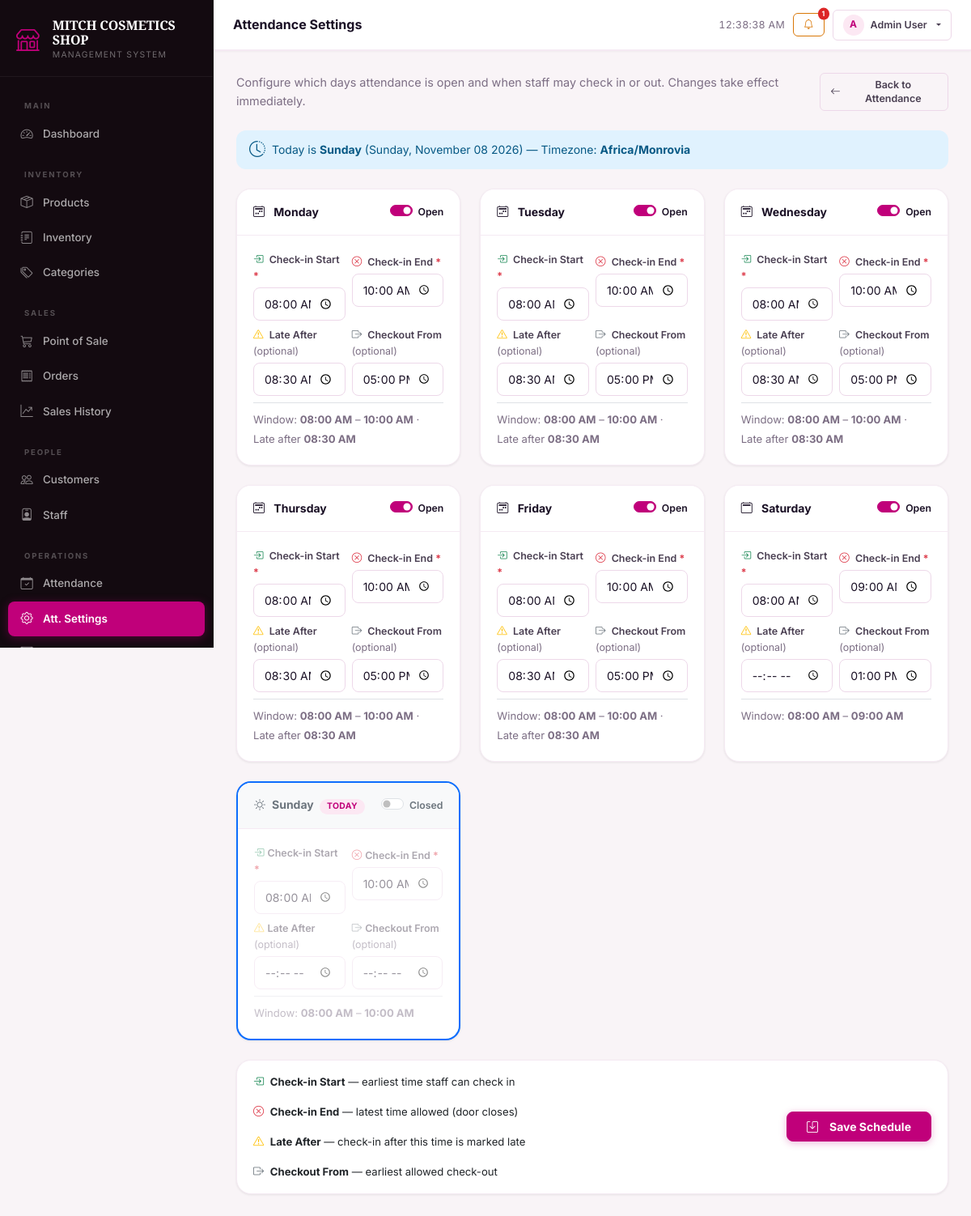
Screenshot of /attendance_settings.php (signed in) with the database file from the repository.
### tables this page shows
CREATE TABLE IF NOT EXISTS `attendance_settings` (
  `id`            INT UNSIGNED NOT NULL AUTO_INCREMENT,
  `day_of_week`   TINYINT      NOT NULL COMMENT '0=Sunday 1=Monday … 6=Saturday',
  `is_enabled`    TINYINT(1)   NOT NULL DEFAULT 1  COMMENT '1=open 0=closed',
  `checkin_start` TIME         NOT NULL DEFAULT '08:00:00' COMMENT 'Earliest allowed check-in',
  `checkin_end`   TIME         NOT NULL DEFAULT '10:00:00' COMMENT 'Latest allowed check-in',
  `late_after`    TIME                  DEFAULT NULL COMMENT 'Marked late if check-in after this time',
  `checkout_time` TIME                  DEFAULT NULL COMMENT 'Earliest allowed check-out (optional)',
  `updated_at`    DATETIME     NOT NULL DEFAULT CURRENT_TIMESTAMP ON UPDATE CURRENT_TIMESTAMP,
  PRIMARY KEY (`id`),
  UNIQUE KEY `uq_day` (`day_of_week`)
);

### attendance_settings.php (the view, shortened to what this page needs)
<?php
$db = getDB();
$db->exec("CREATE TABLE IF NOT EXISTS `attendance_settings` (
    `id`            INT UNSIGNED NOT NULL AUTO_INCREMENT,
    `day_of_week`   TINYINT      NOT NULL,
    `is_enabled`    TINYINT(1)   NOT NULL DEFAULT 1,
    `checkin_start` TIME         NOT NULL DEFAULT '08:00:00',
    `checkin_end`   TIME         NOT NULL DEFAULT '10:00:00',
    `late_after`    TIME         DEFAULT NULL,
    `checkout_time` TIME         DEFAULT NULL,
    `updated_at`    DATETIME     NOT NULL DEFAULT CURRENT_TIMESTAMP
                                 ON UPDATE CURRENT_TIMESTAMP,
    PRIMARY KEY (`id`),
    UNIQUE KEY `uq_day` (`day_of_week`)
) ENGINE=InnoDB DEFAULT CHARSET=utf8mb4 COLLATE=utf8mb4_unicode_ci");
$db->exec("INSERT IGNORE INTO `attendance_settings`
    (`day_of_week`,`is_enabled`,`checkin_start`,`checkin_end`,`late_after`,`checkout_time`)
    VALUES
    (0,0,'08:00:00','10:00:00',NULL,NULL),
    (1,1,'08:00:00','10:00:00','08:30:00','17:00:00'),
    (2,1,'08:00:00','10:00:00','08:30:00','17:00:00'),
    (3,1,'08:00:00','10:00:00','08:30:00','17:00:00'),
    (4,1,'08:00:00','10:00:00','08:30:00','17:00:00'),
    (5,1,'08:00:00','10:00:00','08:30:00','17:00:00'),
    (6,1,'08:00:00','09:00:00',NULL,'13:00:00')");
$rows = $db->query("SELECT * FROM attendance_settings ORDER BY day_of_week")->fetchAll();
$schedule = [];
foreach ($rows as $r) { $schedule[(int)$r['day_of_week']] = $r; }
$dayNames = [
    0 => 'Sunday',
    1 => 'Monday',
    2 => 'Tuesday',
    3 => 'Wednesday',
    4 => 'Thursday',
    5 => 'Friday',
    6 => 'Saturday',
];
$dayIcons = [
    0 => 'bi-sun',
    1 => 'bi-calendar2-week',
    2 => 'bi-calendar2-week',
    3 => 'bi-calendar2-week',
    4 => 'bi-calendar2-week',
    5 => 'bi-calendar2-week',
    6 => 'bi-calendar2',
];
$todayDow = (int) date('w');
include __DIR__ . '/../includes/header.php';
?>
<div class="d-flex justify-content-between align-items-center mb-4">
  <div>
    <p class="text-muted mb-0" style="font-size:.9rem">
      Configure which days attendance is open and when staff may check in or out.
      Changes take effect immediately.
    </p>
  </div>
  <a href="<?= BASE_URL ?>/admin/attendance.php" class="btn btn-outline-secondary btn-sm">
    <i class="bi bi-arrow-left me-1"></i>Back to Attendance
  </a>
</div>
<form method="POST" id="settingsForm">
  <div class="alert alert-info d-flex align-items-center gap-2 py-2 mb-4">
    <i class="bi bi-clock-history fs-5"></i>
    <span>
      Today is <strong><?= $dayNames[$todayDow] ?></strong>
      (<?= date('l, F d Y') ?>) — Timezone: <strong><?= date_default_timezone_get() ?></strong>
    </span>
  </div>
  <div class="row g-4">
    <?php for ($dow = 1; $dow <= 6; $dow++):
      $s       = $schedule[$dow] ?? [];
      $enabled = !empty($s['is_enabled']);
      $isToday = ($dow === $todayDow);
    ?>
    <div class="col-md-6 col-xl-4">
      <div class="card h-100 <?= $isToday ? 'border-primary' : '' ?>"
           style="<?= $isToday ? 'border-width:2px' : '' ?>">
        <div class="card-header d-flex justify-content-between align-items-center"
             style="<?= $enabled ? '' : 'background:#f8f9fa;color:#6c757d' ?>">
          <span class="fw-bold">
            <i class="bi <?= $dayIcons[$dow] ?> me-2"></i>
            <?= $dayNames[$dow] ?>
          </span>
          <div class="form-check form-switch mb-0">
            <input class="form-check-input" type="checkbox"
                   name="days[<?= $dow ?>][is_enabled]"
                   id="enabled_<?= $dow ?>"
                   value="1"
                   <?= $enabled ? 'checked' : '' ?>
                   onchange="toggleDay(<?= $dow ?>, this.checked)">
            <label class="form-check-label small fw-semibold"
                   for="enabled_<?= $dow ?>">
              <?= $enabled ? 'Open' : 'Closed' ?>
            </label>
          </div>
        </div>
        <div class="card-body" id="dayBody_<?= $dow ?>"
             <?= !$enabled ? 'style="opacity:.45;pointer-events:none"' : '' ?>>
          <div class="row g-2">
            <div class="col-6">
              <label class="form-label mb-1" style="font-size:.78rem;font-weight:600">
                <i class="bi bi-box-arrow-in-right text-success me-1"></i>
                Check-in Start <span class="text-danger">*</span>
              </label>
              <input type="time" class="form-control form-control-sm"
                     name="days[<?= $dow ?>][checkin_start]"
                     value="<?= htmlspecialchars(substr($s['checkin_start'] ?? '08:00:00', 0, 5)) ?>"
                     required>
            </div>
            <div class="col-6">
              <label class="form-label mb-1" style="font-size:.78rem;font-weight:600">
                <i class="bi bi-x-circle text-danger me-1"></i>
                Check-in End <span class="text-danger">*</span>
              </label>
              <input type="time" class="form-control form-control-sm"
                     name="days[<?= $dow ?>][checkin_end]"
                     value="<?= htmlspecialchars(substr($s['checkin_end'] ?? '10:00:00', 0, 5)) ?>"
                     required>
            </div>
            <div class="col-6">
              <label class="form-label mb-1" style="font-size:.78rem;font-weight:600">
                <i class="bi bi-exclamation-triangle text-warning me-1"></i>
                Late After
                <span class="text-muted fw-normal">(optional)</span>
              </label>
              <input type="time" class="form-control form-control-sm"
                     name="days[<?= $dow ?>][late_after]"
                     value="<?= htmlspecialchars(substr($s['late_after'] ?? '', 0, 5)) ?>">
            </div>
            <div class="col-6">
              <label class="form-label mb-1" style="font-size:.78rem;font-weight:600">
                <i class="bi bi-box-arrow-right text-secondary me-1"></i>
                Checkout From
                <span class="text-muted fw-normal">(optional)</span>
              </label>
              <input type="time" class="form-control form-control-sm"
                     name="days[<?= $dow ?>][checkout_time]"
                     value="<?= htmlspecialchars(substr($s['checkout_time'] ?? '', 0, 5)) ?>">
            </div>
          </div>
          <div class="mt-2 pt-2 border-top">
            <small class="text-muted">
              <?php if (!empty($s['checkin_start']) && !empty($s['checkin_end'])): ?>
                Window:
                <strong><?= date('h:i A', strtotime($s['checkin_start'])) ?></strong>
                –
                <strong><?= date('h:i A', strtotime($s['checkin_end'])) ?></strong>
                <?php if (!empty($s['late_after'])): ?>
                  · Late after <strong><?= date('h:i A', strtotime($s['late_after'])) ?></strong>
                <?php endif; ?>
              <?php endif; ?>
            </small>
          </div>
        </div>
      </div>
    </div>
    <?php endfor; ?>
    <?php
      $s       = $schedule[0] ?? [];
      $enabled = !empty($s['is_enabled']);
      $isToday = ($todayDow === 0);
    ?>
    <div class="col-md-6 col-xl-4">
      <div class="card h-100 <?= $isToday ? 'border-primary' : '' ?>"
           style="<?= $isToday ? 'border-width:2px' : '' ?>">
        <div class="card-header d-flex justify-content-between align-items-center"
             style="<?= $enabled ? '' : 'background:#f8f9fa;color:#6c757d' ?>">
          <span class="fw-bold">
            <i class="bi bi-sun me-2"></i>Sunday
            <?php if ($isToday): ?>
              <span class="badge bg-primary ms-1" style="font-size:.65rem">TODAY</span>
            <?php endif; ?>
          </span>
          <div class="form-check form-switch mb-0">
            <input class="form-check-input" type="checkbox"
                   name="days[0][is_enabled]" id="enabled_0" value="1"
                   <?= $enabled ? 'checked' : '' ?>
                   onchange="toggleDay(0, this.checked)">
            <label class="form-check-label small fw-semibold" for="enabled_0">
              <?= $enabled ? 'Open' : 'Closed' ?>
            </label>
          </div>
        </div>
        <div class="card-body" id="dayBody_0"
             <?= !$enabled ? 'style="opacity:.45;pointer-events:none"' : '' ?>>
          <div class="row g-2">
            <div class="col-6">
              <label class="form-label mb-1" style="font-size:.78rem;font-weight:600">
                <i class="bi bi-box-arrow-in-right text-success me-1"></i>Check-in Start <span class="text-danger">*</span>
              </label>
              <input type="time" class="form-control form-control-sm"
                     name="days[0][checkin_start]"
                     value="<?= htmlspecialchars(substr($s['checkin_start'] ?? '08:00:00', 0, 5)) ?>">
            </div>
            <div class="col-6">
              <label class="form-label mb-1" style="font-size:.78rem;font-weight:600">
                <i class="bi bi-x-circle text-danger me-1"></i>Check-in End <span class="text-danger">*</span>
              </label>
              <input type="time" class="form-control form-control-sm"
                     name="days[0][checkin_end]"
                     value="<?= htmlspecialchars(substr($s['checkin_end'] ?? '10:00:00', 0, 5)) ?>">
            </div>
            <div class="col-6">
              <label class="form-label mb-1" style="font-size:.78rem;font-weight:600">
                <i class="bi bi-exclamation-triangle text-warning me-1"></i>Late After
                <span class="text-muted fw-normal">(optional)</span>
              </label>
              <input type="time" class="form-control form-control-sm"
                     name="days[0][late_after]"
                     value="<?= htmlspecialchars(substr($s['late_after'] ?? '', 0, 5)) ?>">
            </div>
            <div class="col-6">
              <label class="form-label mb-1" style="font-size:.78rem;font-weight:600">
                <i class="bi bi-box-arrow-right text-secondary me-1"></i>Checkout From
                <span class="text-muted fw-normal">(optional)</span>
              </label>
              <input type="time" class="form-control form-control-sm"
                     name="days[0][checkout_time]"
                     value="<?= htmlspecialchars(substr($s['checkout_time'] ?? '', 0, 5)) ?>">
            </div>
          </div>
          <div class="mt-2 pt-2 border-top">
            <small class="text-muted">
              <?php if (!empty($s['checkin_start']) && !empty($s['checkin_end'])): ?>
                Window:
                <strong><?= date('h:i A', strtotime($s['checkin_start'])) ?></strong>
                – <strong><?= date('h:i A', strtotime($s['checkin_end'])) ?></strong>
              <?php endif; ?>
            </small>
          </div>
        </div>
      </div>
    </div>
  </div>
  <div class="card mt-4">
    <div class="card-body py-3">
      <div class="row align-items-center">
        <div class="col-md-8">
          <div class="d-flex flex-wrap gap-3" style="font-size:.82rem">
            <span><i class="bi bi-box-arrow-in-right text-success me-1"></i>
              <strong>Check-in Start</strong> — earliest time staff can check in</span>
            <span><i class="bi bi-x-circle text-danger me-1"></i>
              <strong>Check-in End</strong> — latest time allowed (door closes)</span>
            <span><i class="bi bi-exclamation-triangle text-warning me-1"></i>
              <strong>Late After</strong> — check-in after this time is marked late</span>
            <span><i class="bi bi-box-arrow-right text-secondary me-1"></i>
              <strong>Checkout From</strong> — earliest allowed check-out</span>
          </div>
        </div>
        <div class="col-md-4 text-md-end mt-3 mt-md-0">
          <button type="submit" class="btn btn-primary fw-bold px-4">
            <i class="bi bi-save me-2"></i>Save Schedule
          </button>
        </div>
      </div>
    </div>
  </div>
</form>
<?php include __DIR__ . '/../includes/footer.php'; ?>

### style.css (style rules this page uses)
:root { --primary: #c0007a; --primary-dark: #96005e; --primary-light: #e8339a; --primary-xlight: #fce8f3; --dark: #0f0a10; --dark-2: #1a0a14; --dark-3: #2d1a26; --sidebar-bg: #130a10; --bg: #f9f4f7; --surface: #ffffff; --surface-2: #fdf0f8; --border: #edd8e9; --border-light: #f5eaf3; --text: #1a1025; --text-2: #4a3f52; --text-muted: #7c6e84; --text-inv: #ffffff; --success: #059669; --success-light: #d1fae5; --warning: #d97706; --warning-light: #fef3c7; --danger: #dc2626; --danger-light: #fee2e2; --info: #0284c7; --info-light: #e0f2fe; --accent: #ffe4f3; --accent-2: #ffd6ee; --secondary: #ff6fb5; --sidebar-w: 264px; --topbar-h: 62px; --radius-sm: 8px; --radius: 12px; --radius-lg: 18px; --radius-xl: 24px; --shadow-xs: 0 1px 3px rgba(0,0,0,.08); --shadow-sm: 0 2px 8px rgba(0,0,0,.08); --shadow: 0 4px 20px rgba(192,0,122,.10); --shadow-md: 0 8px 30px rgba(192,0,122,.14); --shadow-lg: 0 20px 60px rgba(0,0,0,.18); --t-fast: all .15s ease; --t: all .25s ease; --t-slow: all .4s ease; }
*, *::before, *::after { box-sizing: border-box; }
html { scroll-behavior: smooth; }
body { font-family: 'Inter', 'Segoe UI', system-ui, sans-serif; font-size: 15px; line-height: 1.6; background: var(--bg); color: var(--text); margin: 0; overflow-x: hidden; -webkit-font-smoothing: antialiased; }
a { text-decoration: none; color: var(--primary); transition: var(--t-fast); }
.alert { border: none; border-radius: var(--radius); font-size: .875rem; padding: 12px 16px; }
.alert-info { background: var(--info-light); color: #075985; }
.card { border: 1px solid var(--border-light); border-radius: var(--radius-lg); box-shadow: var(--shadow-xs); background: var(--surface); overflow: hidden; }
.card-header { background: var(--surface); border-bottom: 1px solid var(--border-light); font-weight: 700; font-size: .875rem; padding: 16px 20px; color: var(--text); display: flex; align-items: center; }
.card-body { padding: 20px; }
.btn { font-size: .875rem; font-weight: 600; border-radius: var(--radius-sm); padding: 8px 18px; transition: var(--t); line-height: 1.4; display: inline-flex; align-items: center; justify-content: center; gap: 6px; }
.btn-primary { background: var(--primary); border-color: var(--primary); color: #fff; box-shadow: 0 2px 10px rgba(192,0,122,.28); }
.btn-outline-secondary { color: var(--text-2); border-color: var(--border); background: transparent; }
.btn-sm { font-size: .78rem; padding: 5px 12px; border-radius: 6px; }
.badge { font-size: .68rem; font-weight: 700; letter-spacing: .3px; padding: 4px 9px; border-radius: 99px; }
.badge.bg-primary { background: var(--primary-xlight) !important; color: var(--primary); }
.form-label { font-weight: 600; font-size: .82rem; color: var(--text-2); margin-bottom: 5px; }
.form-control, .form-select { font-size: .875rem; border: 1.5px solid var(--border); border-radius: var(--radius-sm); padding: 9px 13px; background: var(--surface); color: var(--text); transition: var(--t-fast); }
.form-control::placeholder { color: #b0a0b8; }
.form-check-input:checked { background-color: var(--primary); border-color: var(--primary); }
.text-muted { color: var(--text-muted) !important; }

### rows the page displays
attendance_settings: dow "Monday", is_enabled "☑", shows "Open", checkin_start "08:00", checkin_end "10:00", late_after "08:30", checkout_time "17:00", checkin_start "08:00 AM", checkin_end "10:00 AM", late_after "08:30 AM"
attendance_settings: dow "Tuesday", is_enabled "☑", shows "Open", checkin_start "08:00", checkin_end "10:00", late_after "08:30", checkout_time "17:00", checkin_start "08:00 AM", checkin_end "10:00 AM", late_after "08:30 AM"
attendance_settings: dow "Wednesday", is_enabled "☑", shows "Open", checkin_start "08:00", checkin_end "10:00", late_after "08:30", checkout_time "17:00", checkin_start "08:00 AM", checkin_end "10:00 AM", late_after "08:30 AM"
attendance_settings: dow "Thursday", is_enabled "☑", shows "Open", checkin_start "08:00", checkin_end "10:00", late_after "08:30", checkout_time "17:00", checkin_start "08:00 AM", checkin_end "10:00 AM", late_after "08:30 AM"
attendance_settings: dow "Friday", is_enabled "☑", shows "Open", checkin_start "08:00", checkin_end "10:00", late_after "08:30", checkout_time "17:00", checkin_start "08:00 AM", checkin_end "10:00 AM", late_after "08:30 AM"
attendance_settings: dow "Saturday", is_enabled "☑", shows "Open", checkin_start "08:00", checkin_end "09:00", checkout_time "13:00", checkin_start "08:00 AM", checkin_end "09:00 AM"
attendance_settings: checkin_start "08:00", checkin_end "10:00", checkin_start "08:00 AM", checkin_end "10:00 AM"

### other values shown
APP_NAME "MITCH COSMETICS SHOP"
$pageTitle "Attendance Settings"
$lowCount "1"
substr($user['name'] ?? 'U', 0, 1) "A"
$user['name'] "Admin User"
date_default_timezone_get() "Africa/Monrovia"
